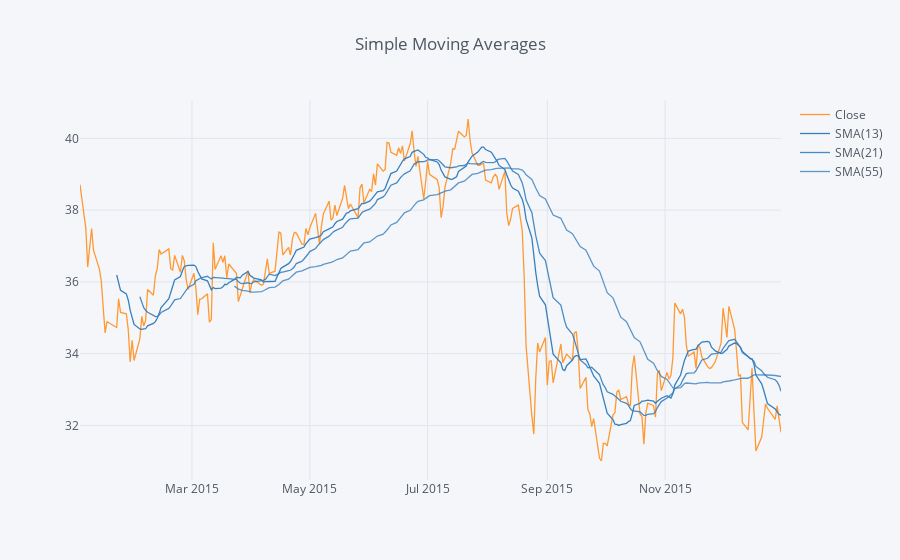

The code cell stored with this chart in its notebook:
### Markdown cell above
** Creating a Simple Moving Averages plot of Morgan Stanley for the year 2015.**

### Code cell
bank_stocks['MS']['Close'].loc['2015-01-01':'2016-01-01'].ta_plot(study='sma',periods=[13,21,55],title='Simple Moving Averages')

### Figure 1 — Plotly figure (JSON) as saved in the notebook; plotly's stock layout.template omitted (floating-point values rounded to 4 significant figures; data arrays with more than 128 entries replaced by an {"elided": "..."} marker saying what was removed)
{"data": [{"line": {"color": "rgba(255, 153, 51, 1.0)", "dash": "solid", "width": 1.3}, "mode": "lines", "name": "Close", "text": "", "type": "scatter", "x": {"elided": "252 str values"}, "y": {"elided": "252 float values"}}, {"line": {"color": "rgba(55, 128, 191, 1.0)", "dash": "solid", "width": 1.3}, "mode": "lines", "name": "SMA(13)", "text": "", "type": "scatter", "x": {"elided": "252 str values"}, "y": {"elided": "252 mixed values"}}, {"line": {"color": "rgba(55, 128, 191, 0.8999999999999999)", "dash": "solid", "width": 1.3}, "mode": "lines", "name": "SMA(21)", "text": "", "type": "scatter", "x": {"elided": "252 str values"}, "y": {"elided": "252 mixed values"}}, {"line": {"color": "rgba(55, 128, 191, 0.7999999999999998)", "dash": "solid", "width": 1.3}, "mode": "lines", "name": "SMA(55)", "text": "", "type": "scatter", "x": {"elided": "252 str values"}, "y": {"elided": "252 mixed values"}}], "layout": {"legend": {"bgcolor": "#F5F6F9", "font": {"color": "#4D5663"}}, "paper_bgcolor": "#F5F6F9", "plot_bgcolor": "#F5F6F9", "title": "Simple Moving Averages", "titlefont": {"color": "#4D5663"}, "xaxis1": {"gridcolor": "#E1E5ED", "showgrid": true, "tickfont": {"color": "#4D5663"}, "title": "", "titlefont": {"color": "#4D5663"}, "zerolinecolor": "#E1E5ED"}, "yaxis1": {"gridcolor": "#E1E5ED", "showgrid": true, "tickfont": {"color": "#4D5663"}, "title": "", "titlefont": {"color": "#4D5663"}, "zerolinecolor": "#E1E5ED"}}}
